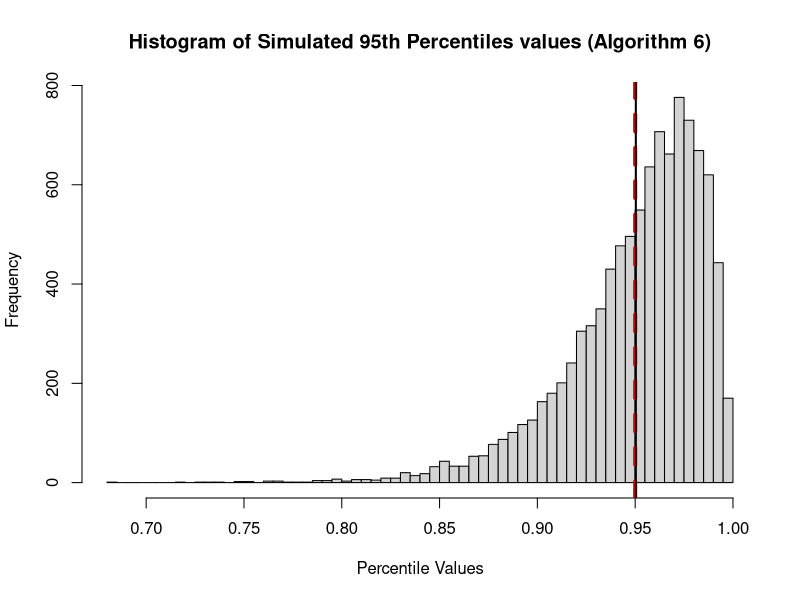
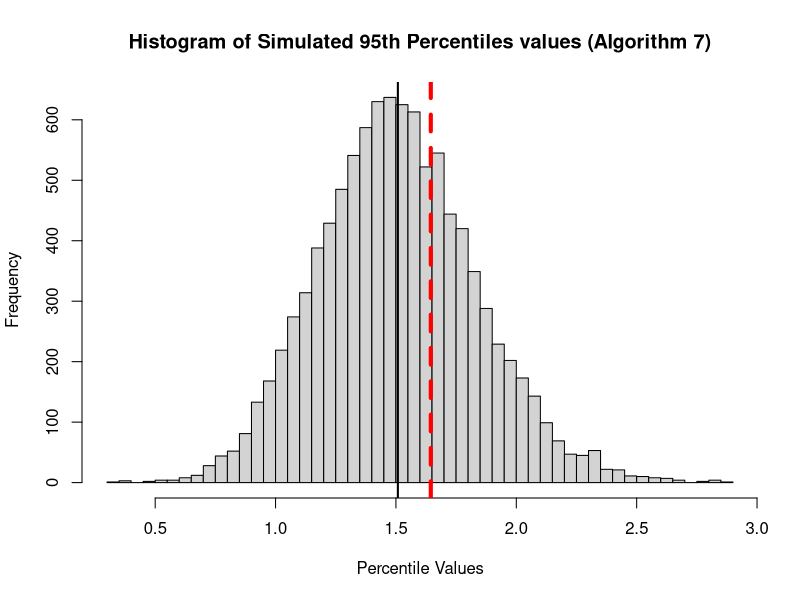
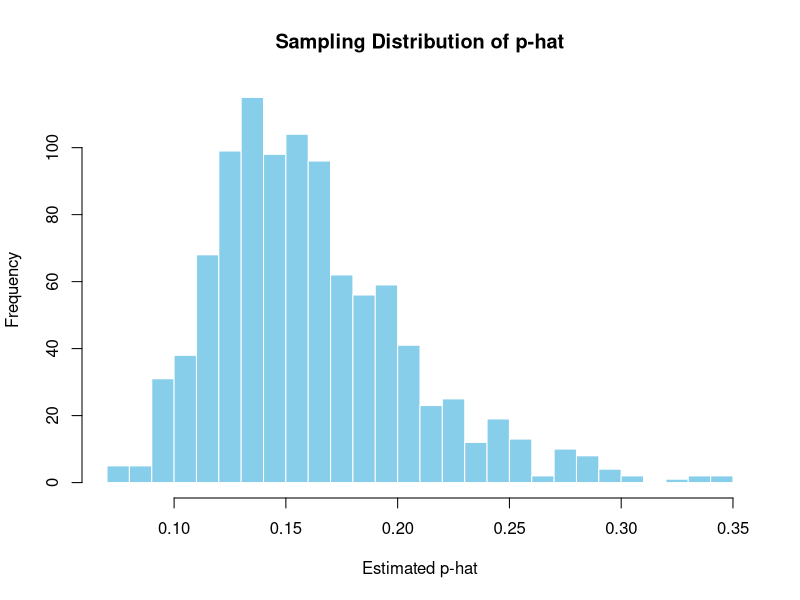
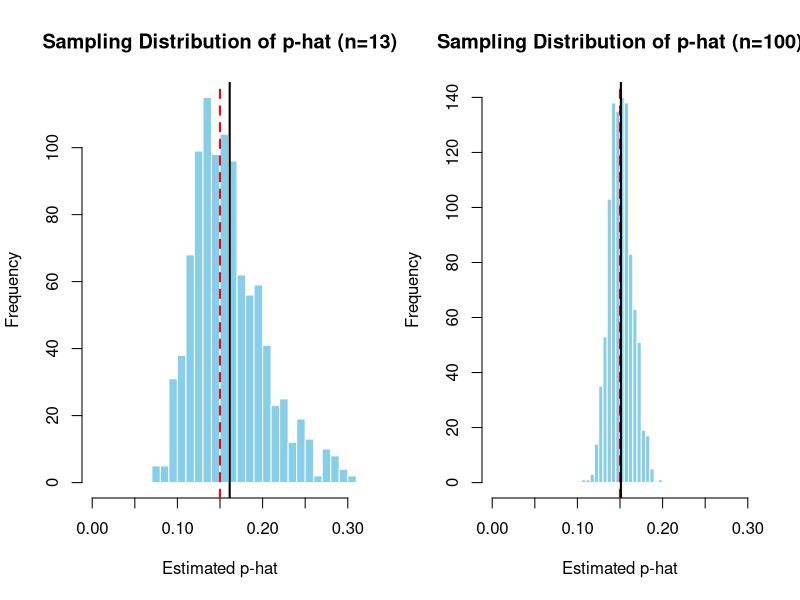
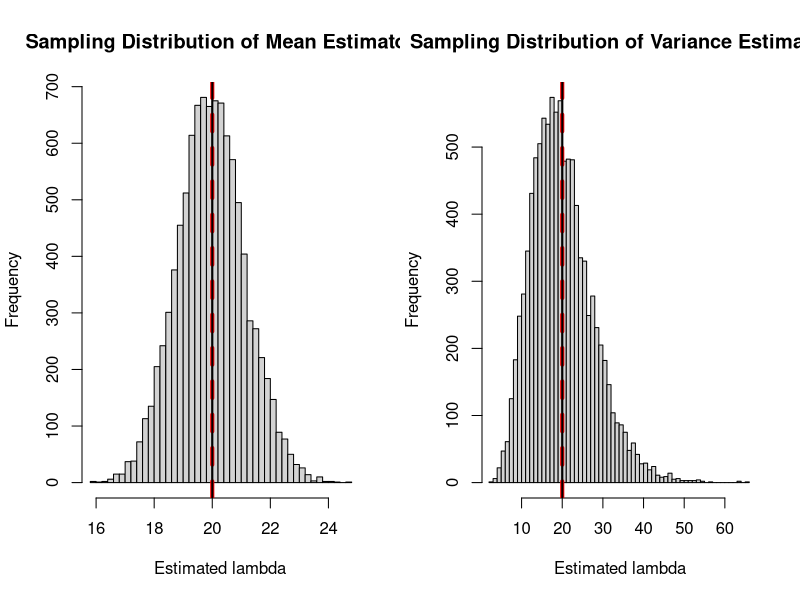
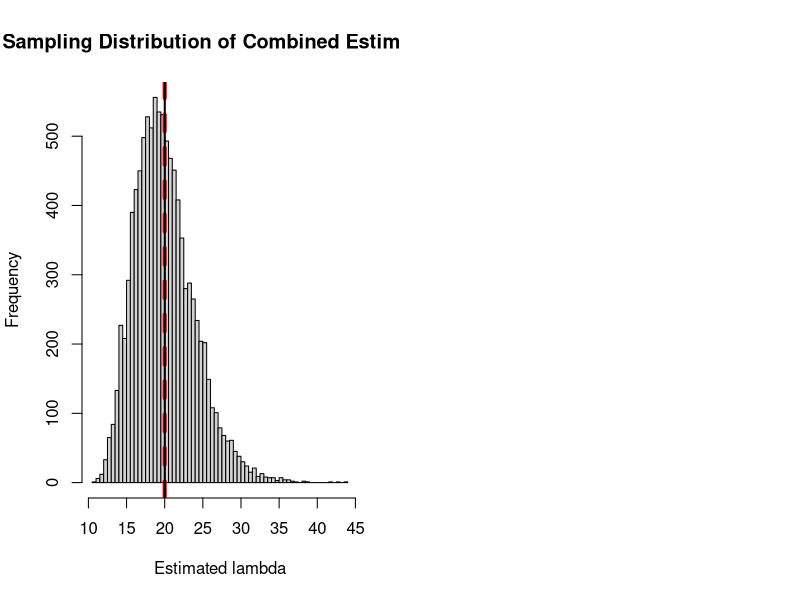

Recreate these plots in R, in order.
## ---- chunk 1
knitr::opts_chunk$set(echo=T,eval=T,message=F,warning=F,fig.align='center')
library(tidyverse)
## ---- chunk 2
set.seed(123)
n_samples <- 30
num_simulations <- 10000
quantile_index <- 0.95

# Generate random samples from U(0, 1)
samples <- matrix(runif(num_simulations * n_samples), ncol = n_samples)

# True 95th percentile of U(0, 1)
true_percentile <- quantile_index

# Quantile algorithms 4 through 9
quantile_algorithms <- 4:9
absolute_biases <- numeric(length(quantile_algorithms))

for (i in seq_along(quantile_algorithms)) {
  algorithm <- quantile_algorithms[i]
  estimated_percentiles <- apply(samples, 1, quantile, probs = quantile_index, type = algorithm)
  cat("Mean of estimated percatiles:  ", mean(estimated_percentiles), ",  ")
  absolute_bias <- mean(abs(estimated_percentiles - true_percentile))
 
  absolute_biases[i] <- absolute_bias
  cat(sprintf("Algorithm %d: absolute_bias = %f\n", algorithm, absolute_biases[i]))
}

# Find the algorithm with the smallest absolute bias
min_bias_index <- which.min(absolute_biases)
best_algorithm <- quantile_algorithms[min_bias_index]

cat(sprintf("Among quantile algorithms 4-9,  %d has the smallest absolute bias: %f\n", best_algorithm, absolute_biases[min_bias_index]))

# Plot the histogram of the simulated distributions of percentiles for the best algorithm
best_algorithm <- quantile_algorithms[which.min(absolute_biases)]
best_percentiles <- apply(samples, 1, quantile, probs = quantile_index, type = best_algorithm)
#best_percentiles
hist(best_percentiles, breaks = 50, main = sprintf("Histogram of Simulated 95th Percentiles values (Algorithm %d)", best_algorithm), xlab = "Percentile Values")
abline(v = true_percentile, col = "red", lty=2, lwd = 4)
#abline(v = mean(quantile_estimates[, best_algorithm]), col = "black", lwd = 2)
abline(v = mean(best_percentiles), col = "black", lwd = 2)
## ---- chunk 3
set.seed(123)
n_samples <- 30
num_simulations <- 10000
quantile_index <- 0.95

# Generate random samples from U(0, 1)
samples <- matrix(runif(num_simulations * n_samples), ncol = n_samples)

# Quantile algorithms 4 through 9
quantile_algorithms <- 4:9
variances <- numeric(length(quantile_algorithms))

for (i in seq_along(quantile_algorithms)) {
  algorithm <- quantile_algorithms[i]
  estimated_percentiles <- apply(samples, 1, quantile, probs = quantile_index, type = algorithm)
  variances[i] <- var(estimated_percentiles)
  
  cat(sprintf("Algorithm %d: Variance = %f\n", algorithm, variances[i]))
}

# Find the algorithm with the smallest variance
min_variance_index <- which.min(variances)
best_algorithm_variance <- quantile_algorithms[min_variance_index]

cat(sprintf("Quantile algorithm %d has the smallest variance: %f\n", best_algorithm_variance, variances[min_variance_index]))
## ---- chunk 4
set.seed(123)
n_samples <- 30
num_simulations <- 10000
quantile_index <- 0.95

# Generate random samples from U(0, 1)
samples <- matrix(rnorm(num_simulations * n_samples), ncol = n_samples)

# True 95th percentile of U(0, 1)
true_percentile <- qnorm(quantile_index,0,1)

# Quantile algorithms 4 through 9
quantile_algorithms <- 4:9
absolute_biases <- numeric(length(quantile_algorithms))

for (i in seq_along(quantile_algorithms)) {
  algorithm <- quantile_algorithms[i]
  estimated_percentiles <- apply(samples, 1, quantile, probs = quantile_index, type = algorithm)
  cat("Mean of estimated percatiles:  ", mean(estimated_percentiles), ",  ")
  absolute_bias <- mean(abs(estimated_percentiles - true_percentile))
 
  absolute_biases[i] <- absolute_bias
  cat(sprintf("Algorithm %d: absolute_bias = %f\n", algorithm, absolute_biases[i]))
}

# Find the algorithm with the smallest absolute bias
min_bias_index <- which.min(absolute_biases)
best_algorithm <- quantile_algorithms[min_bias_index]

cat(sprintf("Among quantile algorithms 4-9,  %d has the smallest absolute bias: %f\n", best_algorithm, absolute_biases[min_bias_index]))

# Plot the histogram of the simulated distributions of percentiles for the best algorithm
best_algorithm <- quantile_algorithms[which.min(absolute_biases)]
best_percentiles <- apply(samples, 1, quantile, probs = quantile_index, type = best_algorithm)
#best_percentiles
hist(best_percentiles, breaks = 50, main = sprintf("Histogram of Simulated 95th Percentiles values (Algorithm %d)", best_algorithm), xlab = "Percentile Values")
abline(v = true_percentile, col = "red", lty=2, lwd = 4)
#abline(v = mean(quantile_estimates[, best_algorithm]), col = "black", lwd = 2)
abline(v = mean(best_percentiles), col = "black", lwd = 2)

## ---- chunk 5
set.seed(123)
n_samples <- 30
num_simulations <- 10000
quantile_index <- 0.95

# Generate random samples from U(0, 1)
samples <- matrix(rnorm(num_simulations * n_samples), ncol = n_samples)

# Quantile algorithms 4 through 9
quantile_algorithms <- 4:9
variances <- numeric(length(quantile_algorithms))

for (i in seq_along(quantile_algorithms)) {
  algorithm <- quantile_algorithms[i]
  estimated_percentiles <- apply(samples, 1, quantile, probs = quantile_index, type = algorithm)
  variances[i] <- var(estimated_percentiles)
  
  cat(sprintf("Algorithm %d: Variance = %f\n", algorithm, variances[i]))
}

# Find the algorithm with the smallest variance
min_variance_index <- which.min(variances)
best_algorithm_variance <- quantile_algorithms[min_variance_index]

cat(sprintf("Quantile algorithm %d has the smallest variance: %f\n", best_algorithm_variance, variances[min_variance_index]))
## ---- chunk 6
# Set parameters
n <- 13              # Sample size
p_true <- 0.15       # True value of p
num_samples <- 1000  # Number of samples to simulate for the sampling distribution

# Generate sampling distribution
set.seed(123)  # For reproducibility
p_estimates <- replicate(num_samples, {
  sample_data <- rgeom(n, p_true)
  sample_mean <- mean(sample_data)
  p_hat <- 1 / (sample_mean + 1)
  return(p_hat)
})

# Plot histogram of the estimated sampling distribution
hist(p_estimates, breaks = 30, main = "Sampling Distribution of p-hat",
     xlab = "Estimated p-hat", col = "skyblue", border = "white")


## ---- chunk 7
# Set parameters
n <- 13              # Sample size
p_true <- 0.15       # True value of p
num_samples <- 1000  # Number of samples to simulate for the bias estimation

# Generate estimates of p_hat
set.seed(123)  # For reproducibility
p_estimates <- replicate(num_samples, {
  sample_data <- rgeom(n, p_true) + 1  # Adjust each sample by adding 1
  sample_mean <- mean(sample_data)
  p_hat <- 1 / sample_mean
  return(p_hat)
})

# Calculate the bias
mean_p_hat <- mean(p_estimates)
bias <- mean_p_hat - p_true

# Output the results
cat("Estimated Bias:", bias, "\n")
cat("Is the estimator biased?", ifelse(abs(bias) > 1e-6, "Yes", "No"), "\n")

## ---- chunk 8
# Set parameters
n <- 200             # Sample size
p_true <- 0.15       # True value of p
num_samples <- 1000  # Number of samples to simulate for the bias estimation

# Generate estimates of p_hat
set.seed(123)  # For reproducibility
p_estimates <- replicate(num_samples, {
  sample_data <- rgeom(n, p_true) + 1  # Adjust each sample by adding 1
  sample_mean <- mean(sample_data)
  p_hat <- 1 / sample_mean
  return(p_hat)
})

# Calculate the bias
mean_p_hat <- mean(p_estimates)
bias <- mean_p_hat - p_true

# Output the results
cat("Estimated Bias:", bias, "\n")
cat("Is the estimator biased?", ifelse(abs(bias) > 1e-6, "Yes", "No"), "\n")

## ---- chunk 9
# Set parameters
p_true <- 0.15       # True value of p
num_samples <- 1000  # Number of simulations for the sampling distribution

# Function to estimate p_hat for a given sample size
estimate_p_hat <- function(n) {
  replicate(num_samples, {
    sample_data <- rgeom(n, p_true) + 1  # Adjust each sample by adding 1
    sample_mean <- mean(sample_data)
    p_hat <- 1 / sample_mean
    return(p_hat)
  })
}

# Estimate p_hat for n = 13 and n = 100
set.seed(123)  # For reproducibility
p_estimates_13 <- estimate_p_hat(13)
p_estimates_100 <- estimate_p_hat(100)

# Calculate the mean of the estimates for both sample sizes
mean_estimates_13 <- mean(p_estimates_13)
mean_estimates_100 <- mean(p_estimates_100)

# Plot histograms with both true and estimated means
par(mfrow = c(1, 2))  # Set up side-by-side plotting

# Histogram for n = 13
hist(p_estimates_13, breaks = 30, main = "Sampling Distribution of p-hat (n=13)",
     xlab = "Estimated p-hat", col = "skyblue", border = "white", xlim = c(0, 0.3))
abline(v = p_true, col = "red", lwd = 2, lty = 2)  # True p line
abline(v = mean_estimates_13, col = "black", lwd = 2)  # Mean of estimates line

# Histogram for n = 100
hist(p_estimates_100, breaks = 30, main = "Sampling Distribution of p-hat (n=100)",
     xlab = "Estimated p-hat", col = "skyblue", border = "white", xlim = c(0, 0.3))
abline(v = p_true, col = "red", lwd = 2, lty = 2)  # True p line
abline(v = mean_estimates_100, col = "black", lwd = 2)  # Mean of estimates line


## ---- chunk 10
# Adjusted estimator function
estimate_p_hat_adjusted <- function(n) {
  replicate(num_samples, {
    sample_data <- rgeom(n, p_true) + 1  # Adjust each sample by adding 1
    sample_mean <- mean(sample_data)
    p_hat_adjusted <- 1 / (sample_mean - 1/n)
    return(p_hat_adjusted)
  })
}

# Estimate adjusted p_hat for n = 13 and n = 100
set.seed(123)
p_estimates_adjusted_13 <- estimate_p_hat_adjusted(13)
p_estimates_adjusted_100 <- estimate_p_hat_adjusted(100)

# Calculate mean of adjusted estimates
mean_estimates_adjusted_13 <- mean(p_estimates_adjusted_13)
mean_estimates_adjusted_100 <- mean(p_estimates_adjusted_100)

# Compare bias in original vs. adjusted estimator for n = 13
cat("Original bias (n=13):", mean(p_estimates_13) - p_true, "\n")
cat("Adjusted bias (n=13):", mean_estimates_adjusted_13 - p_true, "\n")

# Compare bias in original vs. adjusted estimator for n = 100
cat("Original bias (n=100):", mean(p_estimates_100) - p_true, "\n")
cat("Adjusted bias (n=100):", mean_estimates_adjusted_100 - p_true, "\n")

## ---- chunk 11
set.seed(123)
n_samples <- 15
num_simulations <- 10000
lambda <- 20

# Function to generate a sample from Poisson(lambda) and calculate the sample mean
estimate_lambda_mean <- function(lambda, n) {
  samples <- rpois(n, lambda)
  sample_mean <- mean(samples)
  return(sample_mean)
}

# Generate estimates of lambda using the sample mean
estimates_mean <- replicate(num_simulations, estimate_lambda_mean(lambda, n_samples))
#estimates_mean
mean1<-mean(estimates_mean)

# Plot the histograms

hist(estimates_mean, breaks = 50, main = "Sampling Distribution of Mean Estimator", xlab = "Estimated lambda", xlim = c(min(estimates_mean), max(estimates_mean)))
abline(v = lambda, col = "red", lty=2,lwd = 4)
abline(v = mean1, col = "black", lwd = 2)

cat(sprintf("True lambda: %f\n", lambda))
cat(sprintf("Mean of estimated lambdas using mean: %f\n", mean1))
cat(sprintf("Variance of estimated lambdas using mean: %f\n", var(estimates_mean)))

## ---- chunk 12
set.seed(123)
n_samples <- 15
num_simulations <- 10000
lambda <- 20


# Function to generate a sample from Poisson(lambda) and calculate the sample variance
estimate_lambda_variance <- function(lambda, n) {
  samples <- rpois(n, lambda)
  sample_variance <- var(samples)
  return(sample_variance)
}

# Generate estimates of lambda using the sample variance
estimates_variance <- replicate(num_simulations, estimate_lambda_variance(lambda, n_samples))
#estimates_variance
mean2=mean(estimates_variance)
var2=var(estimates_variance)
# Plot the histograms

hist(estimates_variance, breaks = 50, main = "Sampling Distribution of Variance Estimator", xlab = "Estimated lambda", xlim = c(min(estimates_variance), max(estimates_variance)))
abline(v = lambda, col = "red",lty=2, lwd = 4)
abline(v = mean2, col = "black", lwd = 2)


cat(sprintf("True lambda: %f\n", lambda))
cat(sprintf("Mean of estimated lambdas using variance: %f\n", mean(estimates_variance)))
# los rezultat
cat(sprintf("Variance of estimated lambdas using variance: %f\n", var(estimates_variance)))

## ---- chunk 13
set.seed(123)
n_samples <- 15
num_simulations <- 10000
lambda <- 20

# Function to generate a sample from Poisson(lambda) and calculate the combined estimator
estimate_combined <- function(lambda, n) {
  samples <- rpois(n, lambda)
  sample_mean <- mean(samples)
  sample_variance <- var(samples)
  combined_estimator <- 0.5 * sample_mean + 0.5 * sample_variance
  return(combined_estimator)
}

# Generate estimates of lambda using the combined estimator
estimates_combined <- replicate(num_simulations, estimate_combined(lambda, n_samples))
mean1
# Plot the histogram
hist(estimates_combined, breaks = 50, main = "Sampling Distribution of Combined Estimator", xlab = "Estimated lambda")
abline(v = lambda, col = "red", lty=2,lwd = 4)
abline(v = mean(estimates_combined), col = "black", lwd = 2)

cat(sprintf("True lambda: %f\n", lambda))
cat(sprintf("Mean of combined estimator: %f\n", mean(estimates_combined)))
cat(sprintf("Variance of combined estimator: %f\n", var(estimates_combined)))
